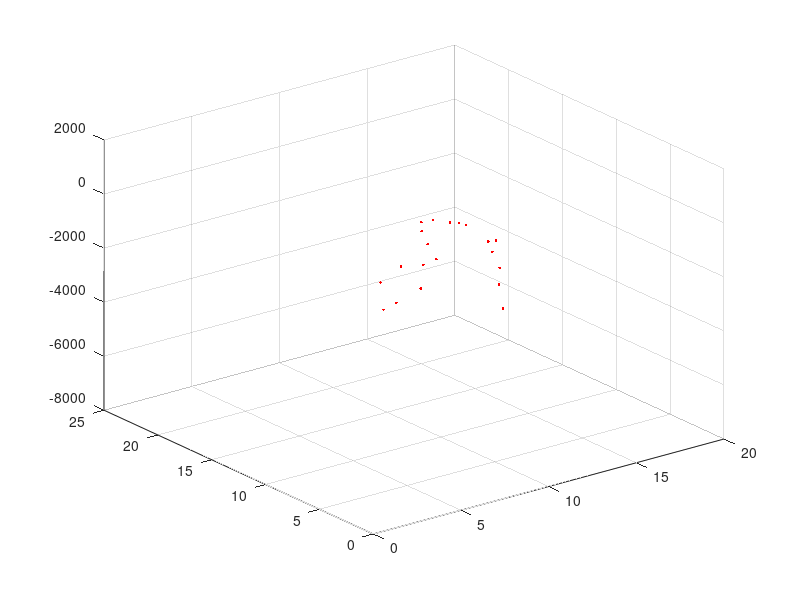

Recreate this plot in MATLAB. (Note: this script raises an error after producing the figure.)
clc; clearvars;

n = 20;
a0 = (rand(1,3)-0.5)*20;
x1 = 1:1:n;
x2 = x1 + (rand(1,n)-0.5)*4;
y = a0(1).*x1.^4 + a0(2).*x2 + a0(3) + rand(1,n);

figure(1);
plot3(x1,x2,y,'r.');
grid on;
hold on;

a = reg_nielin_wiel(x1,x2,y);

y0 = a(1).*x1.^4 + a(2).*x1 + a(3);
plot3(x1,x1,y0);